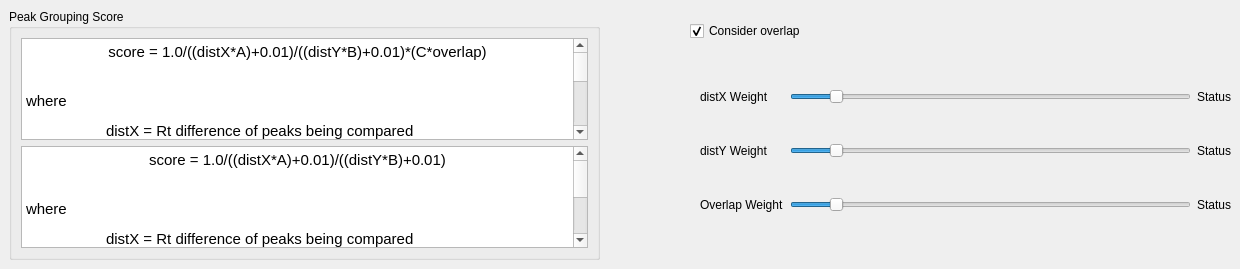
     <widget class="QWidget" name="peakGrouping">
      <attribute name="title">
       <string>Peak Grouping</string>
      </attribute>
      <widget class="QGroupBox" name="groupBox_2">
       <property name="geometry">
        <rect>
         <x>9</x>
         <y>9</y>
         <width>591</width>
         <height>251</height>
        </rect>
       </property>
       <property name="title">
        <string>Peak Grouping Score</string>
       </property>
       <layout class="QGridLayout" name="gridLayout_11">
        <item row="1" column="3" colspan="2">
         <widget class="QTextBrowser" name="formulaWithOverlap">
          <property name="html">
           <string>&lt;!DOCTYPE HTML PUBLIC &quot;-//W3C//DTD HTML 4.0//EN&quot; &quot;http://www.w3.org/TR/REC-html40/strict.dtd&quot;&gt;
&lt;html&gt;&lt;head&gt;&lt;meta name=&quot;qrichtext&quot; content=&quot;1&quot; /&gt;&lt;style type=&quot;text/css&quot;&gt;
p, li { white-space: pre-wrap; }
&lt;/style&gt;&lt;/head&gt;&lt;body style=&quot; font-family:'.SF NS Text'; font-size:13pt; font-weight:400; font-style:normal;&quot;&gt;
&lt;p align=&quot;center&quot; style=&quot; margin-top:12px; margin-bottom:12px; margin-left:0px; margin-right:0px; -qt-block-indent:0; text-indent:0px;&quot;&gt;&lt;span style=&quot; font-family:'Droid Sans Mono,Courier New,monospace,Droid Sans Fallback'; font-size:11pt; color:#000000;&quot;&gt;score = 1.0/((distX*A)+0.01)/((distY*B)+0.01)*(C*overlap)&lt;/span&gt;&lt;span style=&quot; font-family:'Ubuntu'; font-size:11pt;&quot;&gt;&lt;br /&gt;&lt;/span&gt;&lt;/p&gt;
&lt;p style=&quot; margin-top:12px; margin-bottom:12px; margin-left:0px; margin-right:0px; -qt-block-indent:0; text-indent:0px;&quot;&gt;&lt;span style=&quot; font-family:'Ubuntu'; font-size:11pt;&quot;&gt;where&lt;/span&gt;&lt;/p&gt;
&lt;p style=&quot; margin-top:12px; margin-bottom:12px; margin-left:0px; margin-right:0px; -qt-block-indent:0; text-indent:0px;&quot;&gt;&lt;span style=&quot; font-family:'Ubuntu'; font-size:11pt;&quot;&gt;	distX = Rt difference of peaks being compared&lt;/span&gt;&lt;/p&gt;
&lt;p style=&quot; margin-top:12px; margin-bottom:12px; margin-left:0px; margin-right:0px; -qt-block-indent:0; text-indent:0px;&quot;&gt;&lt;span style=&quot; font-family:'Ubuntu'; font-size:11pt;&quot;&gt;	A = Weight of distX&lt;/span&gt;&lt;/p&gt;
&lt;p style=&quot; margin-top:12px; margin-bottom:12px; margin-left:0px; margin-right:0px; -qt-block-indent:0; text-indent:0px;&quot;&gt;&lt;span style=&quot; font-family:'Ubuntu'; font-size:11pt;&quot;&gt;	distY = Difference between peak Intensities&lt;/span&gt;&lt;/p&gt;
&lt;p style=&quot; margin-top:12px; margin-bottom:12px; margin-left:0px; margin-right:0px; -qt-block-indent:0; text-indent:0px;&quot;&gt;&lt;span style=&quot; font-family:'Ubuntu'; font-size:11pt;&quot;&gt;	B = Weight of distY&lt;/span&gt;&lt;/p&gt;
&lt;p style=&quot; margin-top:12px; margin-bottom:12px; margin-left:0px; margin-right:0px; -qt-block-indent:0; text-indent:0px;&quot;&gt;&lt;span style=&quot; font-family:'Ubuntu'; font-size:11pt;&quot;&gt;	overlap = Overlap of peaks (between 0 to 1)&lt;/span&gt;&lt;/p&gt;
&lt;p style=&quot; margin-top:12px; margin-bottom:12px; margin-left:0px; margin-right:0px; -qt-block-indent:0; text-indent:0px;&quot;&gt;&lt;span style=&quot; font-family:'Ubuntu'; font-size:11pt;&quot;&gt;	C = Overlap weight&lt;/span&gt;&lt;/p&gt;&lt;/body&gt;&lt;/html&gt;</string>
          </property>
         </widget>
        </item>
        <item row="2" column="3" colspan="2">
         <widget class="QTextBrowser" name="formulaWithoutOverlap">
          <property name="html">
           <string>&lt;!DOCTYPE HTML PUBLIC &quot;-//W3C//DTD HTML 4.0//EN&quot; &quot;http://www.w3.org/TR/REC-html40/strict.dtd&quot;&gt;
&lt;html&gt;&lt;head&gt;&lt;meta name=&quot;qrichtext&quot; content=&quot;1&quot; /&gt;&lt;style type=&quot;text/css&quot;&gt;
p, li { white-space: pre-wrap; }
&lt;/style&gt;&lt;/head&gt;&lt;body style=&quot; font-family:'.SF NS Text'; font-size:13pt; font-weight:400; font-style:normal;&quot;&gt;
&lt;p align=&quot;center&quot; style=&quot; margin-top:0px; margin-bottom:0px; margin-left:0px; margin-right:0px; -qt-block-indent:0; text-indent:0px;&quot;&gt;&lt;span style=&quot; font-family:'Droid Sans Mono,Courier New,monospace,Droid Sans Fallback'; font-size:11pt; color:#000000;&quot;&gt;score = 1.0/((distX*A)+0.01)/((distY*B)+0.01)&lt;/span&gt;&lt;span style=&quot; font-family:'Ubuntu'; font-size:11pt;&quot;&gt;&lt;br /&gt;&lt;/span&gt;&lt;/p&gt;
&lt;p style=&quot; margin-top:12px; margin-bottom:12px; margin-left:0px; margin-right:0px; -qt-block-indent:0; text-indent:0px;&quot;&gt;&lt;span style=&quot; font-family:'Ubuntu'; font-size:11pt;&quot;&gt;where&lt;/span&gt;&lt;/p&gt;
&lt;p style=&quot; margin-top:12px; margin-bottom:12px; margin-left:0px; margin-right:0px; -qt-block-indent:0; text-indent:0px;&quot;&gt;&lt;span style=&quot; font-family:'Ubuntu'; font-size:11pt;&quot;&gt;	distX = Rt difference of peaks being compared&lt;/span&gt;&lt;/p&gt;
&lt;p style=&quot; margin-top:12px; margin-bottom:12px; margin-left:0px; margin-right:0px; -qt-block-indent:0; text-indent:0px;&quot;&gt;&lt;span style=&quot; font-family:'Ubuntu'; font-size:11pt;&quot;&gt;	A = Weight of distX&lt;/span&gt;&lt;/p&gt;
&lt;p style=&quot; margin-top:12px; margin-bottom:12px; margin-left:0px; margin-right:0px; -qt-block-indent:0; text-indent:0px;&quot;&gt;&lt;span style=&quot; font-family:'Ubuntu'; font-size:11pt;&quot;&gt;	distY = Difference between peak Intensities&lt;/span&gt;&lt;/p&gt;
&lt;p style=&quot; margin-top:12px; margin-bottom:12px; margin-left:0px; margin-right:0px; -qt-block-indent:0; text-indent:0px;&quot;&gt;&lt;span style=&quot; font-family:'Ubuntu'; font-size:11pt;&quot;&gt;	B = Weight of distY&lt;/span&gt;&lt;/p&gt;&lt;/body&gt;&lt;/html&gt;</string>
          </property>
         </widget>
        </item>
       </layout>
      </widget>
      <widget class="QWidget" name="gridLayoutWidget_2">
       <property name="geometry">
        <rect>
         <x>700</x>
         <y>56</y>
         <width>531</width>
         <height>191</height>
        </rect>
       </property>
       <layout class="QGridLayout" name="gridLayout_9">
        <item row="0" column="1">
         <widget class="QSlider" name="distXSlider">
          <property name="maximum">
           <number>100</number>
          </property>
          <property name="singleStep">
           <number>1</number>
          </property>
          <property name="value">
           <number>10</number>
          </property>
          <property name="orientation">
           <enum>Qt::Horizontal</enum>
          </property>
         </widget>
        </item>
        <item row="0" column="2">
         <widget class="QLabel" name="distXStatus">
          <property name="text">
           <string>Status</string>
          </property>
         </widget>
        </item>
        <item row="0" column="0">
         <widget class="QLabel" name="label_29">
          <property name="text">
           <string>distX Weight</string>
          </property>
         </widget>
        </item>
        <item row="1" column="0">
         <widget class="QLabel" name="label_31">
          <property name="text">
           <string>distY Weight</string>
          </property>
         </widget>
        </item>
        <item row="1" column="2">
         <widget class="QLabel" name="distYStatus">
          <property name="text">
           <string>Status</string>
          </property>
         </widget>
        </item>
        <item row="1" column="1">
         <widget class="QSlider" name="distYSlider">
          <property name="maximum">
           <number>100</number>
          </property>
          <property name="value">
           <number>10</number>
          </property>
          <property name="orientation">
           <enum>Qt::Horizontal</enum>
          </property>
         </widget>
        </item>
        <item row="2" column="0">
         <widget class="QLabel" name="label_30">
          <property name="text">
           <string>Overlap Weight</string>
          </property>
         </widget>
        </item>
        <item row="2" column="1">
         <widget class="QSlider" name="overlapSlider">
          <property name="maximum">
           <number>100</number>
          </property>
          <property name="value">
           <number>10</number>
          </property>
          <property name="orientation">
           <enum>Qt::Horizontal</enum>
          </property>
         </widget>
        </item>
        <item row="2" column="2">
         <widget class="QLabel" name="overlapStatus">
          <property name="text">
           <string>Status</string>
          </property>
         </widget>
        </item>
       </layout>
      </widget>
      <widget class="QCheckBox" name="useOverlap">
       <property name="geometry">
        <rect>
         <x>690</x>
         <y>20</y>
         <width>145</width>
         <height>22</height>
        </rect>
       </property>
       <property name="toolTip">
        <string/>
       </property>
       <property name="text">
        <string>Consider overlap</string>
       </property>
       <property name="checked">
        <bool>true</bool>
       </property>
       <property name="tristate">
        <bool>false</bool>
       </property>
      </widget>
     </widget>
